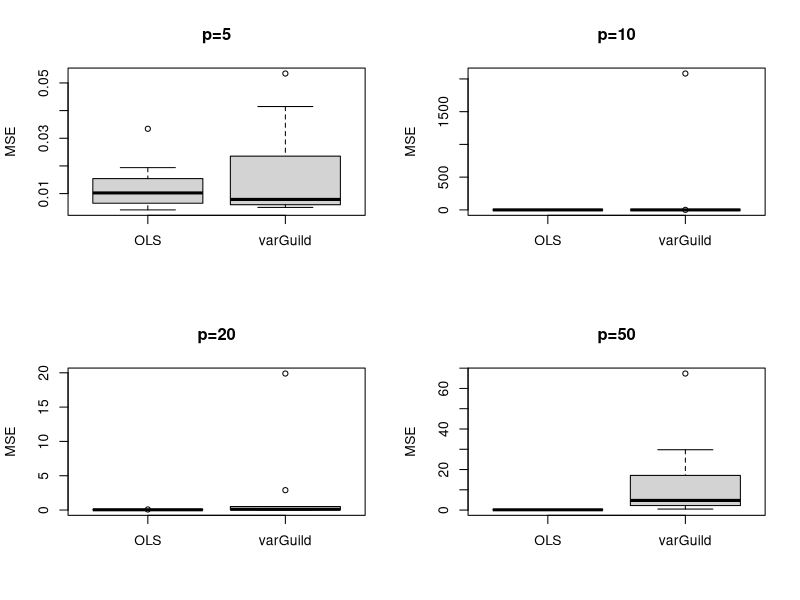

The R source for this figure:
library("lmtest")
library("sandwich") 
library("tidyverse") 
library(MASS)
library(xtable)
library(scales)


n=500
nsim=10


dat_sim=function(n,beta_real,sig,gamma_real){
  X=matrix(rnorm(n=n*p, mean =0, sd = 1),nrow=n) # small sd of X
  e=rnorm(n,sd = sig)                            # e with mean=0 and sd=1
  Y= X %*% beta_real+ X %*% gamma_real *e  
  return(list(X=X, Y=Y))
}


#######################################
var_est=function(beta_real,beta_initial = NULL,X,Y){
  
w_est <- function(gamma){
  W <- NULL
  for (i in 1:n){
    #new <- 1/((t(X[i,]^2)%*% gamma)) 
    new <- 1/((t(X[i,]^2)%*% gamma))
    W <- c(W,new)
  }
  W <- diag(W)
  return(W)
}

beta_est=function(gamma){
  W <- w_est(gamma)
  beta <- solve(t(X) %*% W%*%X) %*%t(X)%*% W %*%Y
  return(beta)
}

gamma_est=function(beta){
  X2 <- X^2
  gamma <- (solve(t(X2)%*% X2) %*% t(X2) %*% (Y-X%*% beta )^2) 
  return(gamma)
}
if (is.null(beta_initial)) {
  beta_initial <- coef(lm(Y~.-1,data=data.frame(X=X,Y=Y)) )
}
beta=beta_initial
diff1 <- diff2 <- 10
gamma=gamma_est(beta)

tol <- M <-  exp(-100)
allbeta <- allgamma <- c()
while ( diff1 > tol & M < 100) { #diff2 >tol & 
  old_beta <- beta 
  old_gamma <- gamma 
  beta <- beta_est(gamma)
  gamma=gamma_est(beta) 
  diff1=sum((beta-old_beta)^2)
  M <- M + 1
}

return(beta)

}

####
sim_varguild=function(beta_real,gamma_real,sig=sig,nsim){
  MSE1=MSE2=NULL
for (i in 1:nsim) {
  sim=dat_sim(n,beta_real,sig = sig,gamma_real) 
  m1=lm(Y~.-1,data=data.frame(X=sim[[1]],Y=sim[[2]])) 
  MSE1[i]=mean((coef(m1)-beta_real)^2)
  
  beta2=var_est(beta_real,X=sim[[1]],Y=sim[[2]])
  MSE2[i]=mean((beta2-beta_real)^2)
}
  return(list(MSE1=MSE1,MSE2=MSE2))
}


#########
p=5;p2=5
res5=sim_varguild(beta_real=rep(1,p),gamma_real=rep(1,p),sig=1,nsim)
colMeans(as.data.frame(res5))
p=10;p2=10
res10=sim_varguild(beta_real=rep(1,p),gamma_real=rep(1,p),sig=1,nsim)
p=20;p2=20
res20=sim_varguild(beta_real=rep(1,p),gamma_real=rep(1,p),sig=1,nsim)
p=50;p2=50
res50=sim_varguild(beta_real=rep(1,p),gamma_real=rep(1,p),sig=1,nsim)
colMeans(as.data.frame(res50))
par(mfrow = c(2, 2))
boxplot(res5[[1]],res5[[2]],names=c("OLS","varGuild"),ylab='MSE',main="p=5")
boxplot(res10[[1]],res10[[2]],names=c("OLS","varGuild"),ylab='MSE',main="p=10")
boxplot(res20[[1]],res20[[2]],names=c("OLS","varGuild"),ylab='MSE',main="p=20")
boxplot(res50[[1]],res50[[2]],names=c("OLS","varGuild"),ylab='MSE',main="p=50")


## Task
## (1) add the follwing no gamma scenario with OLS MSE and make a table
## Y= X %*% beta_real+ e  
## Adjust beta_real and gamma_real and what we want: OLS MSE for above 0.05 vs OLS MSE for gamma simulation 0.2
## (2) find the plot of grouped boxplot from Flashdata
## plan
## (1) lm() use fancy approaches for solve(t(X) %*% X) -- se Class 3 note in GLM --- Therefore, try to use lm() as possible as we can
## eg. is beta_est the same as  lm(Y~., weight = W)
## (2) calculate log-likehood goodness of fit test compared with OLS, if varGuid is not better we just give OLS solution
## (3) like sandwich est but might not need for SE for varGuid --- in the future, we have to check the coverage of CI, is 95%?
